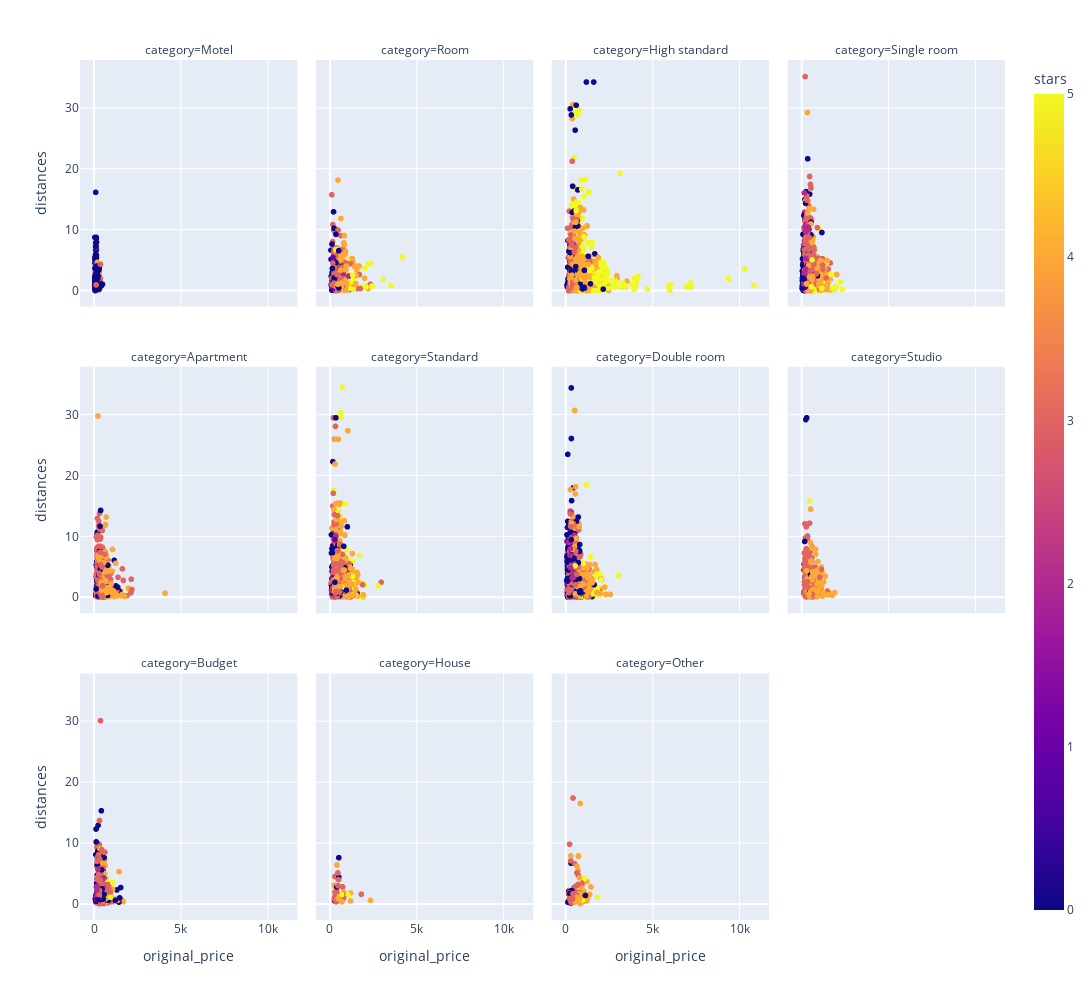

Notebook source saved alongside this figure:
### Code cell
# 9. Create scatter plot to represent how the original prices related to the distance of the hotel from the city center
scatter_plt = px.scatter(data_frame=hotels_categories, 
    y = 'distances', 
    x = 'original_price', 
    facet_col='category', 
    facet_col_wrap=4, 
    color = 'stars',
    width=1300,
    height=1000,
    #color_continuous_scale='Plotly3'
)

scatter_plt.show()

### Figure 1 — Plotly figure (JSON) as saved in the notebook; plotly's stock layout.template omitted (floating-point values rounded to 4 significant figures; data arrays with more than 128 entries replaced by an {"elided": "..."} marker saying what was removed)
{"data": [{"hovertemplate": "category=Motel<br>original_price=%{x}<br>distances=%{y}<br>stars=%{marker.color}<extra></extra>", "legendgroup": "", "marker": {"color": {"elided": "459 int values"}, "coloraxis": "coloraxis", "symbol": "circle"}, "mode": "markers", "name": "", "showlegend": false, "type": "scattergl", "x": {"elided": "459 int values"}, "xaxis": "x9", "y": {"elided": "459 float values"}, "yaxis": "y9"}, {"hovertemplate": "category=Room<br>original_price=%{x}<br>distances=%{y}<br>stars=%{marker.color}<extra></extra>", "legendgroup": "", "marker": {"color": {"elided": "392 int values"}, "coloraxis": "coloraxis", "symbol": "circle"}, "mode": "markers", "name": "", "showlegend": false, "type": "scattergl", "x": {"elided": "392 int values"}, "xaxis": "x10", "y": {"elided": "392 float values"}, "yaxis": "y10"}, {"hovertemplate": "category=High standard<br>original_price=%{x}<br>distances=%{y}<br>stars=%{marker.color}<extra></extra>", "legendgroup": "", "marker": {"color": {"elided": "1761 int values"}, "coloraxis": "coloraxis", "symbol": "circle"}, "mode": "markers", "name": "", "showlegend": false, "type": "scattergl", "x": {"elided": "1761 int values"}, "xaxis": "x11", "y": {"elided": "1761 float values"}, "yaxis": "y11"}, {"hovertemplate": "category=Single room<br>original_price=%{x}<br>distances=%{y}<br>stars=%{marker.color}<extra></extra>", "legendgroup": "", "marker": {"color": {"elided": "2365 int values"}, "coloraxis": "coloraxis", "symbol": "circle"}, "mode": "markers", "name": "", "showlegend": false, "type": "scattergl", "x": {"elided": "2365 int values"}, "xaxis": "x12", "y": {"elided": "2365 float values"}, "yaxis": "y12"}, {"hovertemplate": "category=Apartment<br>original_price=%{x}<br>distances=%{y}<br>stars=%{marker.color}<extra></extra>", "legendgroup": "", "marker": {"color": {"elided": "1542 int values"}, "coloraxis": "coloraxis", "symbol": "circle"}, "mode": "markers", "name": "", "showlegend": false, "type": "scattergl", "x": {"elided": "1542 int values"}, "xaxis": "x5", "y": {"elided": "1542 float values"}, "yaxis": "y5"}, {"hovertemplate": "category=Standard<br>original_price=%{x}<br>distances=%{y}<br>stars=%{marker.color}<extra></extra>", "legendgroup": "", "marker": {"color": {"elided": "1798 int values"}, "coloraxis": "coloraxis", "symbol": "circle"}, "mode": "markers", "name": "", "showlegend": false, "type": "scattergl", "x": {"elided": "1798 int values"}, "xaxis": "x6", "y": {"elided": "1798 float values"}, "yaxis": "y6"}, {"hovertemplate": "category=Double room<br>original_price=%{x}<br>distances=%{y}<br>stars=%{marker.color}<extra></extra>", "legendgroup": "", "marker": {"color": {"elided": "2806 int values"}, "coloraxis": "coloraxis", "symbol": "circle"}, "mode": "markers", "name": "", "showlegend": false, "type": "scattergl", "x": {"elided": "2806 int values"}, "xaxis": "x7", "y": {"elided": "2806 float values"}, "yaxis": "y7"}, {"hovertemplate": "category=Studio<br>original_price=%{x}<br>distances=%{y}<br>stars=%{marker.color}<extra></extra>", "legendgroup": "", "marker": {"color": {"elided": "704 int values"}, "coloraxis": "coloraxis", "symbol": "circle"}, "mode": "markers", "name": "", "showlegend": false, "type": "scattergl", "x": {"elided": "704 int values"}, "xaxis": "x8", "y": {"elided": "704 float values"}, "yaxis": "y8"}, {"hovertemplate": "category=Budget<br>original_price=%{x}<br>distances=%{y}<br>stars=%{marker.color}<extra></extra>", "legendgroup": "", "marker": {"color": {"elided": "580 int values"}, "coloraxis": "coloraxis", "symbol": "circle"}, "mode": "markers", "name": "", "showlegend": false, "type": "scattergl", "x": {"elided": "580 int values"}, "xaxis": "x", "y": {"elided": "580 float values"}, "yaxis": "y"}, {"hovertemplate": "category=House<br>original_price=%{x}<br>distances=%{y}<br>stars=%{marker.color}<extra></extra>", "legendgroup": "", "marker": {"color": [3, 0, 3, 3, 0, 3, 0, 4, 3, 3, 3, 4, 3, 3, 4, 4, 4, 5, 3, 3, 3, 3, 3, 4, 0, 0, 4, 3, 4, 3, 3, 4, 4, 3, 3, 3, 5, 4, 4, 3], "coloraxis": "coloraxis", "symbol": "circle"}, "mode": "markers", "name": "", "showlegend": false, "type": "scattergl", "x": [305, 821, 375, 375, 532, 404, 289, 549, 793, 751, 507, 811, 751, 859, 1206, 274, 317, 686, 553, 480, 386, 422, 422, 423, 418, 534, 1204, 1830, 2360, 371, 293, 710, 340, 270, 293, 485, 1082, 499, 499, 310], "xaxis": "x2", "y": [4.5, 1.8, 1, 1, 4.4, 2.5, 0.5, 0.8, 0.9, 2.8, 4, 1.9, 2.8, 1.3, 0.5, 3.1, 2.8, 1.5, 0.6, 5.1, 0.35, 1.9, 1.9, 6.4, 2.8, 7.6, 1.8, 1.6, 0.6, 0.45, 1.1, 0.35, 1.5, 0.8, 1.1, 3, 1.5, 0.9, 0.9, 1.9], "yaxis": "y2"}, {"hovertemplate": "category=Other<br>original_price=%{x}<br>distances=%{y}<br>stars=%{marker.color}<extra></extra>", "legendgroup": "", "marker": {"color": [0, 3, 4, 3, 4, 3, 3, 4, 4, 1, 4, 4, 0, 4, 4, 4, 4, 4, 4, 3, 4, 4, 4, 3, 0, 3, 3, 4, 4, 4, 0, 0, 4, 3, 4, 4, 3, 3, 4, 3, 3, 5, 2, 4, 3, 3, 3, 3, 3, 3, 3, 3, 3, 4, 3, 4, 3, 3, 3, 3, 3, 4, 5, 4, 3, 3, 4, 4, 0, 0, 3, 3, 4, 5, 0, 4, 4, 3, 4, 4, 4, 3, 3, 3, 3, 3, 3, 3, 3, 3, 0, 4, 4, 4, 5, 3, 4, 5, 4, 4, 4, 4, 4, 0, 3, 4, 3, 4, 0, 3], "coloraxis": "coloraxis", "symbol": "circle"}, "mode": "markers", "name": "", "showlegend": false, "type": "scattergl", "x": [465, 483, 1036, 734, 943, 336, 384, 811, 719, 507, 739, 983, 890, 490, 1221, 517, 813, 597, 518, 662, 802, 1044, 469, 171, 845, 283, 266, 882, 411, 403, 317, 317, 675, 281, 886, 563, 380, 306, 992, 347, 300, 686, 293, 927, 483, 493, 527, 503, 429, 233, 188, 981, 619, 301, 686, 854, 995, 648, 778, 633, 266, 458, 738, 373, 221, 310, 285, 619, 175, 360, 666, 295, 579, 991, 130, 757, 746, 475, 572, 634, 427, 722, 199, 246, 173, 317, 289, 317, 270, 417, 290, 1275, 657, 1220, 1111, 654, 736, 1852, 741, 1462, 926, 1053, 1384, 235, 238, 516, 427, 846, 1144, 392], "xaxis": "x3", "y": [1.2, 1.4, 0.45, 4.7, 0.6, 1.5, 0.8, 0.4, 5.5, 1.4, 1, 0.4, 1, 0.5, 0.5, 1.3, 1, 1, 0.3, 1.2, 4.3, 1.3, 0.45, 0.6, 0.7, 1.7, 1.8, 2.8, 1.4, 1.3, 6.7, 6.7, 1.5, 1.7, 1.3, 1.1, 0.9, 7.1, 0.45, 0.4, 1.7, 2.2, 0.1, 2.9, 2.7, 1.5, 6.6, 1.5, 17.4, 9.8, 2.2, 1.8, 3, 7.9, 0.8, 0.04, 3.5, 1.9, 1.9, 1.5, 0.6, 0.6, 1.6, 1.5, 0.8, 1.6, 1.9, 1, 2, 2.2, 1.5, 1.1, 0.6, 0.7, 0.3, 0.7, 0.3, 0.5, 1.1, 1.1, 1.6, 3.2, 1.8, 1, 1.6, 0.3, 1.7, 0.3, 0.7, 0.9, 1.7, 1.1, 6.2, 3.7, 4.2, 5.1, 7.9, 1.1, 7.8, 2.8, 1.3, 2.1, 1.6, 1.7, 0.9, 0.45, 1.7, 16.5, 1.4, 0.8], "yaxis": "y3"}], "layout": {"annotations": [{"font": {}, "showarrow": false, "text": "category=Budget", "x": 0.1175, "xanchor": "center", "xref": "paper", "y": 0.2867, "yanchor": "bottom", "yref": "paper"}, {"font": {}, "showarrow": false, "text": "category=House", "x": 0.3725, "xanchor": "center", "xref": "paper", "y": 0.2867, "yanchor": "bottom", "yref": "paper"}, {"font": {}, "showarrow": false, "text": "category=Other", "x": 0.6275, "xanchor": "center", "xref": "paper", "y": 0.2867, "yanchor": "bottom", "yref": "paper"}, {"font": {}, "showarrow": false, "text": "category=Apartment", "x": 0.1175, "xanchor": "center", "xref": "paper", "y": 0.6433, "yanchor": "bottom", "yref": "paper"}, {"font": {}, "showarrow": false, "text": "category=Standard", "x": 0.3725, "xanchor": "center", "xref": "paper", "y": 0.6433, "yanchor": "bottom", "yref": "paper"}, {"font": {}, "showarrow": false, "text": "category=Double room", "x": 0.6275, "xanchor": "center", "xref": "paper", "y": 0.6433, "yanchor": "bottom", "yref": "paper"}, {"font": {}, "showarrow": false, "text": "category=Studio", "x": 0.8825, "xanchor": "center", "xref": "paper", "y": 0.6433, "yanchor": "bottom", "yref": "paper"}, {"font": {}, "showarrow": false, "text": "category=Motel", "x": 0.1175, "xanchor": "center", "xref": "paper", "y": 1.0, "yanchor": "bottom", "yref": "paper"}, {"font": {}, "showarrow": false, "text": "category=Room", "x": 0.3725, "xanchor": "center", "xref": "paper", "y": 1.0, "yanchor": "bottom", "yref": "paper"}, {"font": {}, "showarrow": false, "text": "category=High standard", "x": 0.6275, "xanchor": "center", "xref": "paper", "y": 1.0, "yanchor": "bottom", "yref": "paper"}, {"font": {}, "showarrow": false, "text": "category=Single room", "x": 0.8825, "xanchor": "center", "xref": "paper", "y": 1.0, "yanchor": "bottom", "yref": "paper"}], "coloraxis": {"colorbar": {"title": {"text": "stars"}}, "colorscale": [[0, "#0d0887"], [0.1111, "#46039f"], [0.2222, "#7201a8"], [0.3333, "#9c179e"], [0.4444, "#bd3786"], [0.5556, "#d8576b"], [0.6667, "#ed7953"], [0.7778, "#fb9f3a"], [0.8889, "#fdca26"], [1, "#f0f921"]]}, "height": 1000, "legend": {"tracegroupgap": 0}, "margin": {"t": 60}, "width": 1300, "xaxis": {"anchor": "y", "domain": [0, 0.235], "title": {"text": "original_price"}}, "xaxis10": {"anchor": "y10", "domain": [0.255, 0.49], "matches": "x", "showticklabels": false}, "xaxis11": {"anchor": "y11", "domain": [0.51, 0.745], "matches": "x", "showticklabels": false}, "xaxis12": {"anchor": "y12", "domain": [0.765, 1.0], "matches": "x", "showticklabels": false}, "xaxis2": {"anchor": "y2", "domain": [0.255, 0.49], "matches": "x", "title": {"text": "original_price"}}, "xaxis3": {"anchor": "y3", "domain": [0.51, 0.745], "matches": "x", "title": {"text": "original_price"}}, "xaxis4": {"anchor": "y4", "domain": [0.765, 1.0], "matches": "x", "title": {"text": "original_price"}}, "xaxis5": {"anchor": "y5", "domain": [0, 0.235], "matches": "x", "showticklabels": false}, "xaxis6": {"anchor": "y6", "domain": [0.255, 0.49], "matches": "x", "showticklabels": false}, "xaxis7": {"anchor": "y7", "domain": [0.51, 0.745], "matches": "x", "showticklabels": false}, "xaxis8": {"anchor": "y8", "domain": [0.765, 1.0], "matches": "x", "showticklabels": false}, "xaxis9": {"anchor": "y9", "domain": [0, 0.235], "matches": "x", "showticklabels": false}, "yaxis": {"anchor": "x", "domain": [0, 0.2867], "title": {"text": "distances"}}, "yaxis10": {"anchor": "x10", "domain": [0.7133, 1.0], "matches": "y", "showticklabels": false}, "yaxis11": {"anchor": "x11", "domain": [0.7133, 1.0], "matches": "y", "showticklabels": false}, "yaxis12": {"anchor": "x12", "domain": [0.7133, 1.0], "matches": "y", "showticklabels": false}, "yaxis2": {"anchor": "x2", "domain": [0, 0.2867], "matches": "y", "showticklabels": false}, "yaxis3": {"anchor": "x3", "domain": [0, 0.2867], "matches": "y", "showticklabels": false}, "yaxis4": {"anchor": "x4", "domain": [0, 0.2867], "matches": "y", "showticklabels": false}, "yaxis5": {"anchor": "x5", "domain": [0.3567, 0.6433], "matches": "y", "title": {"text": "distances"}}, "yaxis6": {"anchor": "x6", "domain": [0.3567, 0.6433], "matches": "y", "showticklabels": false}, "yaxis7": {"anchor": "x7", "domain": [0.3567, 0.6433], "matches": "y", "showticklabels": false}, "yaxis8": {"anchor": "x8", "domain": [0.3567, 0.6433], "matches": "y", "showticklabels": false}, "yaxis9": {"anchor": "x9", "domain": [0.7133, 1.0], "matches": "y", "title": {"text": "distances"}}}}
